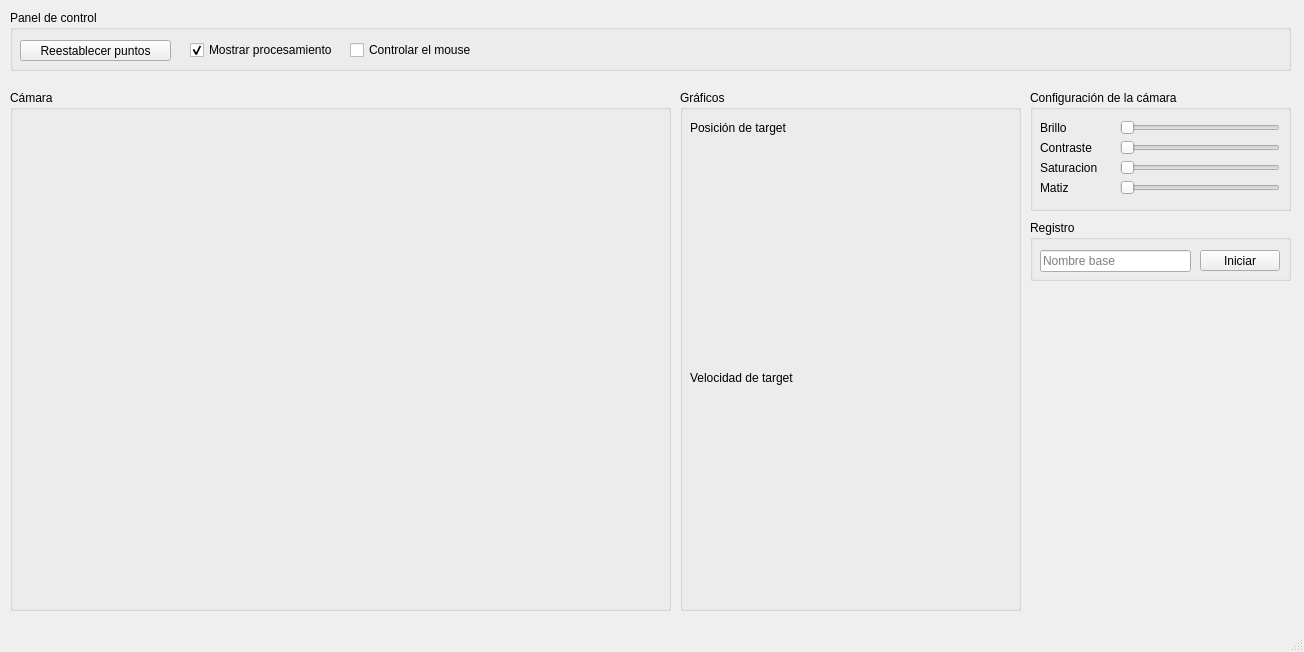
<?xml version="1.0" encoding="UTF-8"?>
<ui version="4.0">
 <class>MainWindow</class>
 <widget class="QMainWindow" name="MainWindow">
  <property name="geometry">
   <rect>
    <x>0</x>
    <y>0</y>
    <width>1304</width>
    <height>652</height>
   </rect>
  </property>
  <property name="windowTitle">
   <string>Face Features Based Cursor Controller</string>
  </property>
  <widget class="QWidget" name="centralwidget">
   <widget class="QGroupBox" name="controlPanelGroupBox">
    <property name="geometry">
     <rect>
      <x>10</x>
      <y>10</y>
      <width>1281</width>
      <height>61</height>
     </rect>
    </property>
    <property name="title">
     <string>Panel de control</string>
    </property>
    <widget class="QPushButton" name="calibrateButton">
     <property name="geometry">
      <rect>
       <x>10</x>
       <y>30</y>
       <width>151</width>
       <height>21</height>
      </rect>
     </property>
     <property name="text">
      <string>Reestablecer puntos</string>
     </property>
     <property name="checkable">
      <bool>false</bool>
     </property>
     <property name="checked">
      <bool>false</bool>
     </property>
    </widget>
    <widget class="QCheckBox" name="showProcessingCheckbox">
     <property name="geometry">
      <rect>
       <x>180</x>
       <y>30</y>
       <width>151</width>
       <height>20</height>
      </rect>
     </property>
     <property name="text">
      <string>Mostrar procesamiento</string>
     </property>
     <property name="checked">
      <bool>true</bool>
     </property>
    </widget>
    <widget class="QCheckBox" name="controlMouseCheckbox">
     <property name="geometry">
      <rect>
       <x>340</x>
       <y>30</y>
       <width>131</width>
       <height>20</height>
      </rect>
     </property>
     <property name="text">
      <string>Controlar el mouse</string>
     </property>
    </widget>
   </widget>
   <widget class="QGroupBox" name="cameraConfigurationGroupBox">
    <property name="geometry">
     <rect>
      <x>1030</x>
      <y>90</y>
      <width>261</width>
      <height>121</height>
     </rect>
    </property>
    <property name="title">
     <string>Configuración de la cámara</string>
    </property>
    <widget class="QSlider" name="brightnessSlider">
     <property name="geometry">
      <rect>
       <x>90</x>
       <y>30</y>
       <width>160</width>
       <height>16</height>
      </rect>
     </property>
     <property name="maximum">
      <number>100</number>
     </property>
     <property name="orientation">
      <enum>Qt::Horizontal</enum>
     </property>
    </widget>
    <widget class="QSlider" name="contrastSlider">
     <property name="geometry">
      <rect>
       <x>90</x>
       <y>50</y>
       <width>160</width>
       <height>16</height>
      </rect>
     </property>
     <property name="maximum">
      <number>100</number>
     </property>
     <property name="orientation">
      <enum>Qt::Horizontal</enum>
     </property>
    </widget>
    <widget class="QSlider" name="saturationSlider">
     <property name="geometry">
      <rect>
       <x>90</x>
       <y>70</y>
       <width>160</width>
       <height>16</height>
      </rect>
     </property>
     <property name="maximum">
      <number>100</number>
     </property>
     <property name="orientation">
      <enum>Qt::Horizontal</enum>
     </property>
    </widget>
    <widget class="QSlider" name="hueSlider">
     <property name="geometry">
      <rect>
       <x>90</x>
       <y>90</y>
       <width>160</width>
       <height>16</height>
      </rect>
     </property>
     <property name="maximum">
      <number>100</number>
     </property>
     <property name="orientation">
      <enum>Qt::Horizontal</enum>
     </property>
    </widget>
    <widget class="QLabel" name="brightnessLabel">
     <property name="geometry">
      <rect>
       <x>10</x>
       <y>30</y>
       <width>61</width>
       <height>16</height>
      </rect>
     </property>
     <property name="text">
      <string>Brillo</string>
     </property>
    </widget>
    <widget class="QLabel" name="contrastLabel">
     <property name="geometry">
      <rect>
       <x>10</x>
       <y>50</y>
       <width>61</width>
       <height>16</height>
      </rect>
     </property>
     <property name="text">
      <string>Contraste</string>
     </property>
    </widget>
    <widget class="QLabel" name="saturationLabel">
     <property name="geometry">
      <rect>
       <x>10</x>
       <y>70</y>
       <width>71</width>
       <height>16</height>
      </rect>
     </property>
     <property name="text">
      <string>Saturacion</string>
     </property>
    </widget>
    <widget class="QLabel" name="hueLabel">
     <property name="geometry">
      <rect>
       <x>10</x>
       <y>90</y>
       <width>61</width>
       <height>16</height>
      </rect>
     </property>
     <property name="text">
      <string>Matiz</string>
     </property>
    </widget>
   </widget>
   <widget class="QGroupBox" name="cameraGroupBox">
    <property name="geometry">
     <rect>
      <x>10</x>
      <y>90</y>
      <width>661</width>
      <height>521</height>
     </rect>
    </property>
    <property name="title">
     <string>Cámara</string>
    </property>
    <widget class="CursorControllerWidget" name="cursorControllerWidget" native="true">
     <property name="geometry">
      <rect>
       <x>10</x>
       <y>30</y>
       <width>640</width>
       <height>480</height>
      </rect>
     </property>
    </widget>
   </widget>
   <widget class="QGroupBox" name="graphicsGroupBox">
    <property name="geometry">
     <rect>
      <x>680</x>
      <y>90</y>
      <width>341</width>
      <height>521</height>
     </rect>
    </property>
    <property name="title">
     <string>Gráficos</string>
    </property>
    <widget class="Grapher" name="positionGrapher" native="true">
     <property name="geometry">
      <rect>
       <x>10</x>
       <y>50</y>
       <width>320</width>
       <height>221</height>
      </rect>
     </property>
    </widget>
    <widget class="Grapher" name="velocityGrapher" native="true">
     <property name="geometry">
      <rect>
       <x>10</x>
       <y>300</y>
       <width>320</width>
       <height>211</height>
      </rect>
     </property>
    </widget>
    <widget class="QLabel" name="positionLabel">
     <property name="geometry">
      <rect>
       <x>10</x>
       <y>30</y>
       <width>111</width>
       <height>16</height>
      </rect>
     </property>
     <property name="text">
      <string>Posición de target</string>
     </property>
    </widget>
    <widget class="QLabel" name="velocityLabel">
     <property name="geometry">
      <rect>
       <x>10</x>
       <y>280</y>
       <width>131</width>
       <height>16</height>
      </rect>
     </property>
     <property name="text">
      <string>Velocidad de target</string>
     </property>
    </widget>
   </widget>
   <widget class="QGroupBox" name="loggerGroupBox">
    <property name="geometry">
     <rect>
      <x>1030</x>
      <y>220</y>
      <width>261</width>
      <height>61</height>
     </rect>
    </property>
    <property name="title">
     <string>Registro</string>
    </property>
    <widget class="QPushButton" name="loggerButton">
     <property name="geometry">
      <rect>
       <x>170</x>
       <y>30</y>
       <width>80</width>
       <height>21</height>
      </rect>
     </property>
     <property name="text">
      <string>Iniciar</string>
     </property>
    </widget>
    <widget class="QLineEdit" name="loggerBaseNameLineEdit">
     <property name="geometry">
      <rect>
       <x>10</x>
       <y>30</y>
       <width>151</width>
       <height>22</height>
      </rect>
     </property>
     <property name="placeholderText">
      <string>Nombre base</string>
     </property>
    </widget>
   </widget>
  </widget>
  <widget class="QMenuBar" name="menuBar">
   <property name="geometry">
    <rect>
     <x>0</x>
     <y>0</y>
     <width>1304</width>
     <height>19</height>
    </rect>
   </property>
  </widget>
  <widget class="QStatusBar" name="statusBar"/>
  <action name="calibrateAction">
   <property name="text">
    <string>Calibrar</string>
   </property>
  </action>
  <action name="showProcessingAction">
   <property name="checkable">
    <bool>true</bool>
   </property>
   <property name="text">
    <string>Mostrar procesamiento</string>
   </property>
  </action>
 </widget>
 <customwidgets>
  <customwidget>
   <class>CursorControllerWidget</class>
   <extends>QWidget</extends>
   <header>cursorcontrollerwidget.hpp</header>
   <container>1</container>
  </customwidget>
  <customwidget>
   <class>Grapher</class>
   <extends>QWidget</extends>
   <header>grapher.hpp</header>
   <container>1</container>
  </customwidget>
 </customwidgets>
 <resources/>
 <connections/>
</ui>
